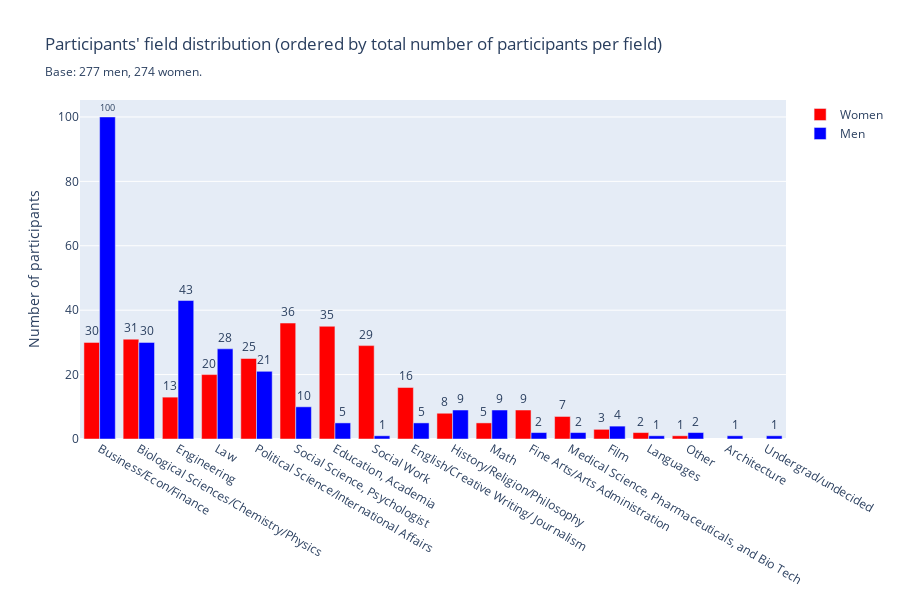

The notebook cell saved with this chart:
### Code cell
gender_mapping = {0: 'Women', 1: 'Men'}
df_unique['gender_label'] = df_unique['gender'].map(gender_mapping)

# Compute counts for each combination of field and gender
field_gender_counts = df_unique.groupby(["Participant's_field", 'gender_label']).size().reset_index(name='count')

# --- Sort fields by total participants (Men + Women) ---
field_total_counts = field_gender_counts.groupby("Participant's_field")['count'].sum().reset_index()
sorted_fields = field_total_counts.sort_values('count', ascending=False)["Participant's_field"].tolist()

# Create the figure
fig = go.Figure(data=[
    go.Bar(name='Women', 
           x=field_gender_counts[field_gender_counts['gender_label'] == 'Women']["Participant's_field"],
           y=field_gender_counts[field_gender_counts['gender_label'] == 'Women']['count'],
           text=field_gender_counts[field_gender_counts['gender_label'] == 'Women']['count'],  
           textposition='outside', marker_color='red'),
    
    go.Bar(name='Men', 
           x=field_gender_counts[field_gender_counts['gender_label'] == 'Men']["Participant's_field"],
           y=field_gender_counts[field_gender_counts['gender_label'] == 'Men']['count'],
           text=field_gender_counts[field_gender_counts['gender_label'] == 'Men']['count'],  
           textposition='outside', marker_color='blue')
])

# Update layout to force the correct X-axis order
fig.update_layout(
    barmode='group',
    title="Participants' field distribution (ordered by total number of participants per field) <br><sub>Base: 277 men, 274 women.",
    yaxis_title='Number of participants',
    xaxis=dict(
        categoryorder='array',
        categoryarray=sorted_fields
    ),
    width=900, 
    height=600  
)

fig.show()

### Figure 1 — Plotly figure (JSON) as saved in the notebook; plotly's stock layout.template omitted (floating-point values rounded to 4 significant figures)
{"data": [{"marker": {"color": "red"}, "name": "Women", "text": [31.0, 30.0, 35.0, 13.0, 16.0, 3.0, 9.0, 8.0, 2.0, 20.0, 5.0, 7.0, 1.0, 25.0, 36.0, 29.0], "textposition": "outside", "type": "bar", "x": ["Biological Sciences/Chemistry/Physics", "Business/Econ/Finance", "Education, Academia", "Engineering", "English/Creative Writing/ Journalism", "Film", "Fine Arts/Arts Administration", "History/Religion/Philosophy", "Languages", "Law", "Math", "Medical Science, Pharmaceuticals, and Bio Tech", "Other", "Political Science/International Affairs", "Social Science, Psychologist", "Social Work"], "y": [31, 30, 35, 13, 16, 3, 9, 8, 2, 20, 5, 7, 1, 25, 36, 29]}, {"marker": {"color": "blue"}, "name": "Men", "text": [1.0, 30.0, 100.0, 5.0, 43.0, 5.0, 4.0, 2.0, 9.0, 1.0, 28.0, 9.0, 2.0, 2.0, 21.0, 10.0, 1.0, 1.0], "textposition": "outside", "type": "bar", "x": ["Architecture", "Biological Sciences/Chemistry/Physics", "Business/Econ/Finance", "Education, Academia", "Engineering", "English/Creative Writing/ Journalism", "Film", "Fine Arts/Arts Administration", "History/Religion/Philosophy", "Languages", "Law", "Math", "Medical Science, Pharmaceuticals, and Bio Tech", "Other", "Political Science/International Affairs", "Social Science, Psychologist", "Social Work", "Undergrad/undecided"], "y": [1, 30, 100, 5, 43, 5, 4, 2, 9, 1, 28, 9, 2, 2, 21, 10, 1, 1]}], "layout": {"barmode": "group", "height": 600, "title": {"text": "Participants' field distribution (ordered by total number of participants per field) <br><sub>Base: 277 men, 274 women."}, "width": 900, "xaxis": {"categoryarray": ["Business/Econ/Finance", "Biological Sciences/Chemistry/Physics", "Engineering", "Law", "Political Science/International Affairs", "Social Science, Psychologist", "Education, Academia", "Social Work", "English/Creative Writing/ Journalism", "History/Religion/Philosophy", "Math", "Fine Arts/Arts Administration", "Medical Science, Pharmaceuticals, and Bio Tech", "Film", "Languages", "Other", "Architecture", "Undergrad/undecided"], "categoryorder": "array"}, "yaxis": {"title": {"text": "Number of participants"}}}}
